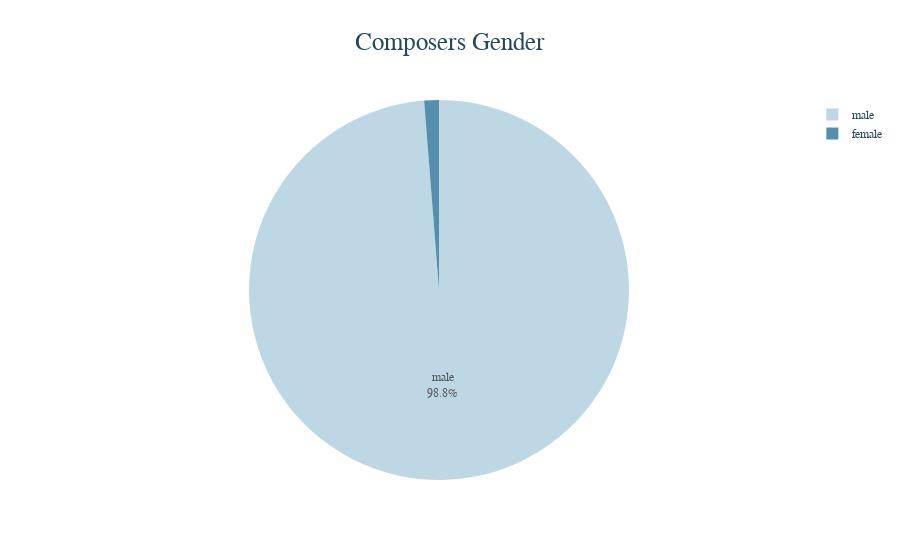

The notebook cell this image was saved under:
### Code cell
colors = ['#b6d3e2', '#4284a6']

viz5 = px.pie(ttt, names='gender', values='number', 
              title='Composers Gender',
             template='simple_white', hover_name="gender", hover_data={'gender':False}, opacity=0.9,
             )

viz5.layout.title.font = dict(
                        family='Trebuchet MS', size=25)
viz5.update_traces(textposition='inside', textinfo='percent+label')

viz5.layout.title.x = 0.5
viz5.layout.title.xanchor = 'center'

viz5.layout.font = dict(
                    family='Trebuchet MS', color='#24495b')
viz5.update_traces(marker=dict(colors=colors))
viz5.update_layout(uniformtext_minsize=10, uniformtext_mode='hide')

# viz5.update_traces(marker=dict(colors=colors, line=dict(color='#000000', width=2)))

viz5

### Figure 1 — Plotly figure (JSON) as saved in the notebook; plotly's stock layout.template omitted (floating-point values rounded to 4 significant figures)
{"data": [{"customdata": [["male"], ["female"]], "domain": {"x": [0, 1], "y": [0, 1]}, "hovertemplate": "<b>%{hovertext}</b><br><br>number=%{value}<extra></extra>", "hovertext": ["male", "female"], "labels": ["male", "female"], "legendgroup": "", "marker": {"colors": ["#b6d3e2", "#4284a6"]}, "name": "", "opacity": 0.9, "showlegend": true, "textinfo": "percent+label", "textposition": "inside", "type": "pie", "values": [237, 3]}], "layout": {"font": {"color": "#24495b", "family": "Trebuchet MS"}, "legend": {"tracegroupgap": 0}, "title": {"font": {"family": "Trebuchet MS", "size": 25}, "text": "Composers Gender", "x": 0.5, "xanchor": "center"}, "uniformtext": {"minsize": 10, "mode": "hide"}}}
